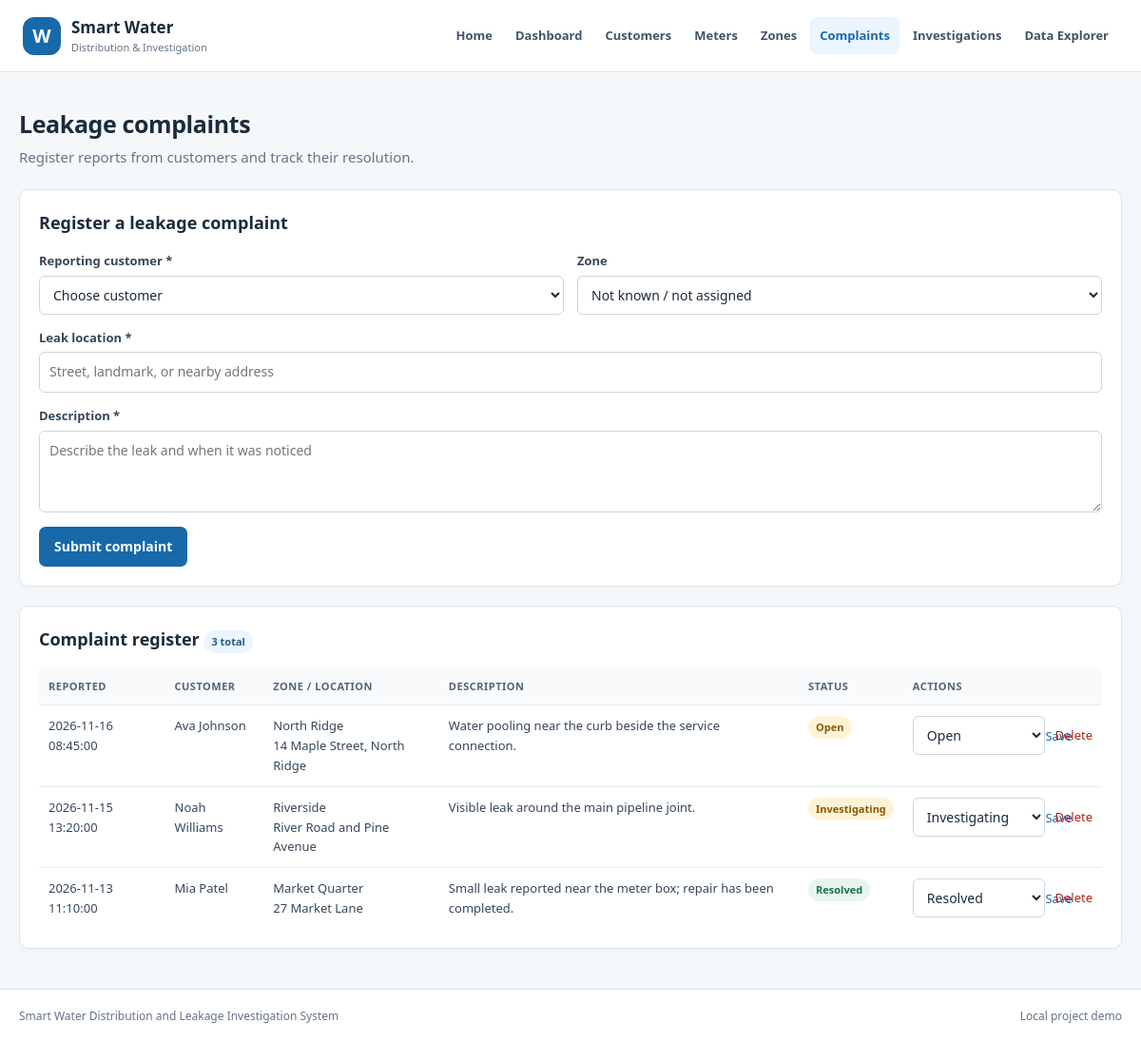
/complaints.php, run on the app's committed database.
### tables this page shows
CREATE TABLE IF NOT EXISTS complaints (
    complaint_id INT UNSIGNED AUTO_INCREMENT PRIMARY KEY,
    customer_id INT UNSIGNED NOT NULL,
    zone_id INT UNSIGNED NULL,
    location VARCHAR(255) NOT NULL,
    description TEXT NOT NULL,
    status ENUM('Open', 'Investigating', 'Resolved', 'Closed') NOT NULL DEFAULT 'Open',
    reported_at TIMESTAMP NOT NULL DEFAULT CURRENT_TIMESTAMP,
    CONSTRAINT fk_complaints_customer FOREIGN KEY (customer_id) REFERENCES customers(customer_id)
        ON UPDATE CASCADE ON DELETE CASCADE,
    CONSTRAINT fk_complaints_zone FOREIGN KEY (zone_id) REFERENCES zones(zone_id)
        ON UPDATE CASCADE ON DELETE SET NULL
);

CREATE TABLE IF NOT EXISTS customers (
    customer_id INT UNSIGNED AUTO_INCREMENT PRIMARY KEY,
    full_name VARCHAR(120) NOT NULL,
    email VARCHAR(150) NOT NULL DEFAULT '',
    phone VARCHAR(30) NOT NULL,
    address VARCHAR(255) NOT NULL,
    zone_id INT UNSIGNED NULL,
    created_at TIMESTAMP NOT NULL DEFAULT CURRENT_TIMESTAMP,
    CONSTRAINT fk_customers_zone FOREIGN KEY (zone_id) REFERENCES zones(zone_id)
        ON UPDATE CASCADE ON DELETE SET NULL
);

CREATE TABLE IF NOT EXISTS zones (
    zone_id INT UNSIGNED AUTO_INCREMENT PRIMARY KEY,
    zone_name VARCHAR(100) NOT NULL UNIQUE,
    area VARCHAR(150) NOT NULL,
    pipeline_length_m DECIMAL(10,2) NOT NULL DEFAULT 0,
    pipeline_material VARCHAR(80) NOT NULL DEFAULT '',
    status ENUM('Active', 'Maintenance', 'Inactive') NOT NULL DEFAULT 'Active',
    description TEXT NULL,
    created_at TIMESTAMP NOT NULL DEFAULT CURRENT_TIMESTAMP
);

### includes/app.php (called while the page is built, shortened)
<?php
function h(string|int|float|null $value): string
{
    return htmlspecialchars((string) $value, ENT_QUOTES, 'UTF-8');
}

### complaints.php (the view, shortened to what this page needs)
<?php
require_once __DIR__ . '/includes/app.php';
$customersList = $pdo->query('SELECT customer_id, full_name FROM customers ORDER BY full_name')->fetchAll();
$complaints = $pdo->query('SELECT cp.*, c.full_name, z.zone_name FROM complaints cp JOIN customers c ON c.customer_id = cp.customer_id LEFT JOIN zones z ON z.zone_id = cp.zone_id ORDER BY cp.reported_at DESC')->fetchAll();
include __DIR__ . '/includes/header.php';
?>
<div class="page-heading"><div><h1>Leakage complaints</h1><p>Register reports from customers and track their resolution.</p></div></div>
<section class="panel"><h2>Register a leakage complaint</h2>
<?php if (!$customersList): ?><p class="empty">Add a customer before registering a complaint.</p><?php else: ?><form method="post"><?= form_token() ?><input type="hidden" name="action" value="add"><div class="form-grid">
<div class="field"><label for="customer_id">Reporting customer *</label><select id="customer_id" name="customer_id" required><option value="">Choose customer</option></select></div>
<div class="field"><label for="zone_id">Zone</label><select id="zone_id" name="zone_id"><option value="">Not known / not assigned</option></select></div>
<div class="field full"><label for="location">Leak location *</label><input id="location" name="location" maxlength="255" required placeholder="Street, landmark, or nearby address"></div>
<div class="field full"><label for="description">Description *</label><textarea id="description" name="description" required placeholder="Describe the leak and when it was noticed"></textarea></div></div><div class="form-actions"><button class="button" type="submit">Submit complaint</button></div></form><?php endif; ?></section>
<section class="panel"><h2>Complaint register <span class="badge"><?= count($complaints) ?> total</span></h2>
<?php if (!$complaints): ?><p class="empty">No complaints have been registered.</p><?php else: ?><div class="table-wrap"><table><thead><tr><th>Reported</th><th>Customer</th><th>Zone / location</th><th>Description</th><th>Status</th><th>Actions</th></tr></thead><tbody>
<?php foreach ($complaints as $complaint): ?><tr><td><?= h($complaint['reported_at']) ?></td><td><?= h($complaint['full_name']) ?></td><td><?= h($complaint['zone_name'] ?: '—') ?><br><?= h($complaint['location']) ?></td><td><?= h($complaint['description']) ?></td><td><span class="badge <?= strtolower(h($complaint['status'])) ?>"><?= h($complaint['status']) ?></span></td><td><div class="actions"><form method="post"><?= form_token() ?><input type="hidden" name="action" value="status"><input type="hidden" name="complaint_id" value="<?= h($complaint['complaint_id']) ?>"><select aria-label="Complaint status" name="status"><?php foreach (['Open', 'Investigating', 'Resolved', 'Closed'] as $status): ?><option <?= $complaint['status'] === $status ? 'selected' : '' ?>><?= h($status) ?></option><?php endforeach; ?></select><button class="link-button" type="submit">Save</button></form><form method="post" onsubmit="return confirm('Delete this complaint and linked investigation records?');"><?= form_token() ?><input type="hidden" name="action" value="delete"><input type="hidden" name="complaint_id" value="<?= h($complaint['complaint_id']) ?>"><button class="link-button danger" type="submit">Delete</button></form></div></td></tr><?php endforeach; ?>
</tbody></table></div><?php endif; ?></section>
<?php include __DIR__ . '/includes/footer.php'; ?>

### includes/header.php (shortened to what this page needs)
<?php
$currentPage = basename($_SERVER['PHP_SELF']);
?>
<!doctype html>
<html lang="en">
<head>
    <link rel="stylesheet" href="assets/style.css">
</head>
<body>
<header class="site-header">
    <a class="brand" href="index.php"><span class="brand-icon">W</span><span>Smart Water<span class="brand-subtitle">Distribution &amp; Investigation</span></span></a>
    <nav id="main-nav" class="main-nav" aria-label="Main navigation">
        <a class="<?= $currentPage === 'index.php' ? 'active' : '' ?>" href="index.php">Home</a>
        <a class="<?= $currentPage === 'dashboard.php' ? 'active' : '' ?>" href="dashboard.php">Dashboard</a>
        <a class="<?= $currentPage === 'customers.php' ? 'active' : '' ?>" href="customers.php">Customers</a>
        <a class="<?= $currentPage === 'meters.php' ? 'active' : '' ?>" href="meters.php">Meters</a>
        <a class="<?= $currentPage === 'zones.php' ? 'active' : '' ?>" href="zones.php">Zones</a>
        <a class="<?= $currentPage === 'complaints.php' ? 'active' : '' ?>" href="complaints.php">Complaints</a>
        <a class="<?= $currentPage === 'investigations.php' ? 'active' : '' ?>" href="investigations.php">Investigations</a>
        <a class="<?= $currentPage === 'analytics.php' ? 'active' : '' ?>" href="analytics.php">Data Explorer</a>
    </nav>
</header>
<main class="container">

### includes/footer.php (shortened to what this page needs)
</main>
<footer class="site-footer">
    <div class="container footer-inner">
        <span>Smart Water Distribution and Leakage Investigation System</span>
        <span>Local project demo</span>
    </div>
</footer>
</body>
</html>

### assets/style.css (style rules this page uses)
:root { --blue: #1769aa; --blue-dark: #104c7d; --blue-light: #eaf5ff; --ink: #1c2b3a; --muted: #647487; --line: #dce5ed; --surface: #ffffff; --background: #f5f8fb; --green: #157347; --red: #b42318; }
* { box-sizing: border-box; }
body { margin: 0; color: var(--ink); background: var(--background); font: 15px/1.6 system-ui, -apple-system, "Segoe UI", sans-serif; }
a { color: var(--blue); text-decoration: none; }
.site-header { min-height: 76px; padding: 12px max(24px, calc((100% - 1180px) / 2)); display: flex; align-items: center; justify-content: space-between; gap: 24px; background: var(--surface); border-bottom: 1px solid var(--line); }
.brand { display: flex; gap: 11px; align-items: center; color: var(--ink); font-size: 17px; font-weight: 750; line-height: 1.2; white-space: nowrap; }
.brand-icon { display: grid; width: 40px; height: 40px; place-items: center; border-radius: 12px; color: white; background: var(--blue); font-size: 20px; }
.brand-subtitle { display: block; margin-top: 4px; color: var(--muted); font-size: 11px; font-weight: 500; }
.main-nav { display: flex; align-items: center; gap: 4px; }
.main-nav a { padding: 9px 10px; border-radius: 7px; color: #435368; font-size: 13px; font-weight: 600; }
.main-nav a:hover, .main-nav a.active { color: var(--blue); background: var(--blue-light); }
.container { width: min(1180px, calc(100% - 40px)); margin: 0 auto; }
.button, button.button { display: inline-block; border: 0; border-radius: 7px; padding: 10px 16px; color: #fff; background: var(--blue); font: inherit; font-size: 14px; font-weight: 700; cursor: pointer; }
.content-section h2, .page-heading h1 { margin: 0 0 18px; font-size: 25px; letter-spacing: -.4px; }
.feature-card, .panel, .stat-card { border: 1px solid var(--line); border-radius: 10px; background: var(--surface); box-shadow: 0 2px 6px rgba(27, 55, 80, .03); }
.page-heading { display: flex; justify-content: space-between; align-items: flex-end; gap: 16px; margin: 34px 0 22px; }
.page-heading h1 { margin-bottom: 3px; }
.page-heading p { margin: 0; color: var(--muted); }
.panel { margin-bottom: 20px; padding: 20px; }
.panel h2 { margin: 0 0 15px; font-size: 18px; }
.form-grid { display: grid; grid-template-columns: repeat(2, minmax(0, 1fr)); gap: 14px; }
.field { display: flex; flex-direction: column; gap: 5px; }
.field.full { grid-column: 1 / -1; }
label { color: #35475b; font-size: 13px; font-weight: 650; }
input, select, textarea { width: 100%; padding: 9px 10px; border: 1px solid #cbd6e0; border-radius: 6px; color: var(--ink); background: white; font: inherit; font-size: 14px; }
textarea { min-height: 86px; resize: vertical; }
.form-actions { display: flex; align-items: center; gap: 12px; margin-top: 15px; }
.table-wrap { width: 100%; overflow-x: auto; }
table { width: 100%; border-collapse: collapse; text-align: left; font-size: 13px; }
th, td { padding: 11px 10px; border-bottom: 1px solid #e8edf2; vertical-align: top; }
th { color: #536477; background: #f8fafc; font-size: 11px; text-transform: uppercase; letter-spacing: .5px; white-space: nowrap; }
td { color: #35475b; }
tr:last-child td { border-bottom: 0; }
.actions { display: flex; align-items: center; gap: 10px; white-space: nowrap; }
.actions form { margin: 0; }
.link-button { padding: 0; border: 0; color: var(--blue); background: none; font: inherit; cursor: pointer; }
.link-button.danger { color: var(--red); }
.badge { display: inline-block; padding: 3px 8px; border-radius: 20px; color: #245c86; background: var(--blue-light); font-size: 11px; font-weight: 700; white-space: nowrap; }
.badge.done, .badge.resolved, .badge.completed { color: var(--green); background: #e7f5ed; }
.badge.pending, .badge.open, .badge.assigned, .badge.investigating { color: #8a5700; background: #fff3d6; }
.site-footer { margin-top: 42px; border-top: 1px solid var(--line); background: white; }
.footer-inner { display: flex; justify-content: space-between; gap: 12px; padding-top: 18px; padding-bottom: 18px; color: var(--muted); font-size: 12px; }

### data on the page
complaints: reported_at "2026-11-16 08:45:00", customer.full_name "Ava Johnson", zone.zone_name "North Ridge", location "14 Maple Street, North Ridge", description "Water pooling near the curb beside the service connection.", status "Open"
complaints: reported_at "2026-11-15 13:20:00", customer.full_name "Noah Williams", zone.zone_name "Riverside", location "River Road and Pine Avenue", description "Visible leak around the main pipeline joint.", status "Investigating"
complaints: reported_at "2026-11-13 11:10:00", customer.full_name "Mia Patel", zone.zone_name "Market Quarter", location "27 Market Lane", description "Small leak reported near the meter box; repair has been completed.", status "Resolved"

### other printed values
count($complaints) "3"
form field status "Open"
form field status "Investigating"
form field status "Resolved"
